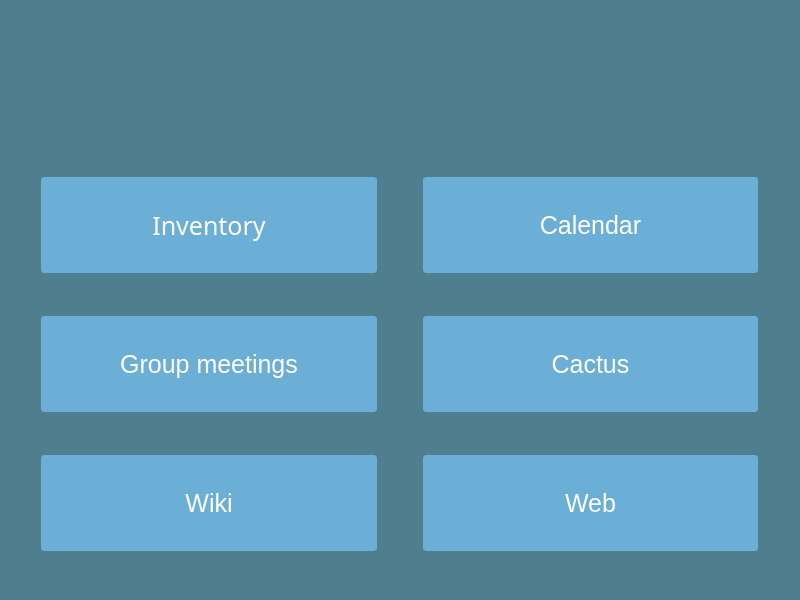
<?xml version="1.0" encoding="UTF-8"?>
<ui version="4.0">
 <class>menu</class>
 <widget class="QMainWindow" name="menu">
  <property name="geometry">
   <rect>
    <x>0</x>
    <y>0</y>
    <width>800</width>
    <height>600</height>
   </rect>
  </property>
  <property name="maximumSize">
   <size>
    <width>800</width>
    <height>600</height>
   </size>
  </property>
  <property name="windowTitle">
   <string>Neutricloud</string>
  </property>
  <property name="styleSheet">
   <string notr="true">QWidget {
    background-color: #4f7f8f;  /* Fondo azul verdoso para la ventana */
    color: #333333;  /* Texto oscuro para el fondo azul */
    font-family: &quot;Arial&quot;, sans-serif;
    font-size: 16px;  /* Tamaño de fuente más grande para toda la aplicación */
}

QLabel {
    color: #a8d8a8;  /* Verde claro para el texto de los labels */
    font-size: 18px;  /* Tamaño de fuente más grande en los labels */
    font-weight: bold;
}

QPushButton {
    background-color: #6baed6;  /* Azul suave para los botones */
    color: white;
    border: 2px solid #4f7f8f;  /* Borde del botón en color azul verdoso */
    border-radius: 5px;
    padding: 10px 20px;
    font-size: 25px;  /* Tamaño de fuente más grande en los botones */
}

QPushButton:hover {
    background-color: #4f7f8f;  /* Al pasar el ratón se vuelve más oscuro */
    color: white;
    border-color: #6baed6;
}

QPushButton:pressed {
    background-color: #3b6e7d;  /* Cuando se presiona, un tono más oscuro */
}

QLineEdit {
    background-color: #e0f7fa;  /* Fondo suave de color verde claro para los inputs */
    border: 1px solid #4f7f8f;  /* Borde verde para los campos de texto */
    color: #333333;
    padding: 8px;
    border-radius: 5px;
    font-size: 16px;  /* Tamaño de fuente más grande en los inputs */
}

QCheckBox {
    color: #a8d8a8;  /* Verde claro para el texto del checkbox */
    font-size: 16px;  /* Tamaño de fuente más grande en el checkbox */
}

QRadioButton {
    color: #a8d8a8;  /* Verde claro para el texto del radiobutton */
    font-size: 16px;  /* Tamaño de fuente más grande en el radiobutton */
}

QComboBox {
    background-color: #e0f7fa;  /* Fondo verde claro */
    border: 1px solid #4f7f8f;  /* Borde del combobox */
    color: #333333;
    font-size: 16px;  /* Tamaño de fuente más grande en el combobox */
    padding: 8px;
}

QComboBox:hover {
    border-color: #6baed6;  /* Borde azul claro cuando se pasa el ratón */
}

QScrollBar {
    background-color: #e0f7fa;  /* Fondo verde claro para la barra de desplazamiento */
    border: 1px solid #4f7f8f;  /* Borde azul verdoso */
}

QScrollBar::handle {
    background-color: #6baed6;  /* Color del control de la barra de desplazamiento */
}

QScrollBar::handle:hover {
    background-color: #4f7f8f;  /* Color más oscuro cuando se pasa el ratón */
}

QTabWidget::pane {
    border: 1px solid #4f7f8f;  /* Borde para los paneles de las pestañas */
}

QTabBar::tab {
    background-color: #6baed6;  /* Fondo azul claro para las pestañas */
    color: white;
    padding: 12px;
}

QTabBar::tab:selected {
    background-color: #4f7f8f;  /* Fondo azul oscuro para la pestaña seleccionada */
}

QSlider {
    background-color: #e0f7fa;  /* Fondo verde claro */
    border: 1px solid #4f7f8f;  /* Borde azul verdoso */
}

QSlider::handle {
    background-color: #6baed6;  /* Color del control deslizante */
    border: 1px solid #4f7f8f;
}


QTabWidget::pane {
    border: 1px solid #4f7f8f;  /* Borde para los paneles de las pestañas */
}

QTabBar::tab {
    background-color: #6baed6;  /* Fondo azul claro para las pestañas */
    color: white;
    padding: 10px;
}

QTabBar::tab:selected {
    background-color: #4f7f8f;  /* Fondo azul oscuro para la pestaña seleccionada */
}

QSlider {
    background-color: #e0f7fa;  /* Fondo verde claro */
    border: 1px solid #4f7f8f;  /* Borde azul verdoso */
}

QSlider::handle {
    background-color: #6baed6;  /* Color del control deslizante */
    border: 1px solid #4f7f8f;
}

</string>
  </property>
  <widget class="QWidget" name="centralwidget">
   <property name="sizePolicy">
    <sizepolicy hsizetype="Preferred" vsizetype="Preferred">
     <horstretch>0</horstretch>
     <verstretch>0</verstretch>
    </sizepolicy>
   </property>
   <widget class="QWidget" name="gridLayoutWidget">
    <property name="geometry">
     <rect>
      <x>-1</x>
      <y>139</y>
      <width>801</width>
      <height>451</height>
     </rect>
    </property>
    <layout class="QGridLayout" name="gridLayout">
     <property name="leftMargin">
      <number>0</number>
     </property>
     <property name="topMargin">
      <number>0</number>
     </property>
     <property name="rightMargin">
      <number>0</number>
     </property>
     <property name="bottomMargin">
      <number>0</number>
     </property>
     <property name="horizontalSpacing">
      <number>2</number>
     </property>
     <property name="verticalSpacing">
      <number>3</number>
     </property>
     <item row="0" column="0">
      <spacer name="horizontalSpacer">
       <property name="orientation">
        <enum>Qt::Horizontal</enum>
       </property>
       <property name="sizeType">
        <enum>QSizePolicy::Fixed</enum>
       </property>
       <property name="sizeHint" stdset="0">
        <size>
         <width>40</width>
         <height>20</height>
        </size>
       </property>
      </spacer>
     </item>
     <item row="0" column="3">
      <widget class="QPushButton" name="button_calendar">
       <property name="minimumSize">
        <size>
         <width>0</width>
         <height>100</height>
        </size>
       </property>
       <property name="text">
        <string>Calendar</string>
       </property>
      </widget>
     </item>
     <item row="1" column="1">
      <widget class="QPushButton" name="button_meetings">
       <property name="minimumSize">
        <size>
         <width>0</width>
         <height>100</height>
        </size>
       </property>
       <property name="text">
        <string>Group meetings</string>
       </property>
      </widget>
     </item>
     <item row="1" column="3">
      <widget class="QPushButton" name="pushButton_4">
       <property name="minimumSize">
        <size>
         <width>0</width>
         <height>100</height>
        </size>
       </property>
       <property name="text">
        <string>Cactus</string>
       </property>
      </widget>
     </item>
     <item row="0" column="1">
      <widget class="QPushButton" name="button_inventory">
       <property name="sizePolicy">
        <sizepolicy hsizetype="Minimum" vsizetype="Fixed">
         <horstretch>0</horstretch>
         <verstretch>0</verstretch>
        </sizepolicy>
       </property>
       <property name="minimumSize">
        <size>
         <width>0</width>
         <height>100</height>
        </size>
       </property>
       <property name="font">
        <font>
         <family>Arial,sans-serif</family>
         <pointsize>-1</pointsize>
        </font>
       </property>
       <property name="text">
        <string>Inventory</string>
       </property>
      </widget>
     </item>
     <item row="2" column="3">
      <widget class="QPushButton" name="pushButton_6">
       <property name="minimumSize">
        <size>
         <width>0</width>
         <height>100</height>
        </size>
       </property>
       <property name="text">
        <string>Web</string>
       </property>
      </widget>
     </item>
     <item row="2" column="1">
      <widget class="QPushButton" name="pushButton_5">
       <property name="minimumSize">
        <size>
         <width>0</width>
         <height>100</height>
        </size>
       </property>
       <property name="text">
        <string>Wiki</string>
       </property>
      </widget>
     </item>
     <item row="0" column="2">
      <spacer name="horizontalSpacer_3">
       <property name="orientation">
        <enum>Qt::Horizontal</enum>
       </property>
       <property name="sizeType">
        <enum>QSizePolicy::Fixed</enum>
       </property>
       <property name="sizeHint" stdset="0">
        <size>
         <width>40</width>
         <height>20</height>
        </size>
       </property>
      </spacer>
     </item>
     <item row="0" column="4">
      <spacer name="horizontalSpacer_2">
       <property name="orientation">
        <enum>Qt::Horizontal</enum>
       </property>
       <property name="sizeType">
        <enum>QSizePolicy::Fixed</enum>
       </property>
       <property name="sizeHint" stdset="0">
        <size>
         <width>40</width>
         <height>20</height>
        </size>
       </property>
      </spacer>
     </item>
    </layout>
   </widget>
   <widget class="QWidget" name="horizontalLayoutWidget">
    <property name="geometry">
     <rect>
      <x>10</x>
      <y>10</y>
      <width>781</width>
      <height>133</height>
     </rect>
    </property>
    <layout class="QHBoxLayout" name="horizontalLayout" stretch="0,0,0,0,0,0">
     <property name="spacing">
      <number>3</number>
     </property>
     <property name="sizeConstraint">
      <enum>QLayout::SetFixedSize</enum>
     </property>
     <item>
      <spacer name="horizontalSpacer_6">
       <property name="orientation">
        <enum>Qt::Horizontal</enum>
       </property>
       <property name="sizeType">
        <enum>QSizePolicy::Fixed</enum>
       </property>
       <property name="sizeHint" stdset="0">
        <size>
         <width>27</width>
         <height>20</height>
        </size>
       </property>
      </spacer>
     </item>
     <item>
      <widget class="QLabel" name="logo">
       <property name="enabled">
        <bool>true</bool>
       </property>
       <property name="sizePolicy">
        <sizepolicy hsizetype="Fixed" vsizetype="Preferred">
         <horstretch>0</horstretch>
         <verstretch>0</verstretch>
        </sizepolicy>
       </property>
       <property name="minimumSize">
        <size>
         <width>230</width>
         <height>0</height>
        </size>
       </property>
       <property name="maximumSize">
        <size>
         <width>230</width>
         <height>100</height>
        </size>
       </property>
       <property name="text">
        <string/>
       </property>
       <property name="pixmap">
        <pixmap resource="../resources/resources.qrc">:/resources/logo.png</pixmap>
       </property>
       <property name="scaledContents">
        <bool>true</bool>
       </property>
      </widget>
     </item>
     <item>
      <spacer name="horizontalSpacer_5">
       <property name="orientation">
        <enum>Qt::Horizontal</enum>
       </property>
       <property name="sizeType">
        <enum>QSizePolicy::Fixed</enum>
       </property>
       <property name="sizeHint" stdset="0">
        <size>
         <width>25</width>
         <height>20</height>
        </size>
       </property>
      </spacer>
     </item>
     <item>
      <widget class="QLabel" name="home">
       <property name="enabled">
        <bool>false</bool>
       </property>
       <property name="sizePolicy">
        <sizepolicy hsizetype="Fixed" vsizetype="Preferred">
         <horstretch>0</horstretch>
         <verstretch>0</verstretch>
        </sizepolicy>
       </property>
       <property name="minimumSize">
        <size>
         <width>200</width>
         <height>0</height>
        </size>
       </property>
       <property name="maximumSize">
        <size>
         <width>200</width>
         <height>100</height>
        </size>
       </property>
       <property name="text">
        <string/>
       </property>
       <property name="pixmap">
        <pixmap resource="../resources/resources.qrc">:/resources/home.png</pixmap>
       </property>
       <property name="scaledContents">
        <bool>true</bool>
       </property>
      </widget>
     </item>
     <item>
      <spacer name="horizontalSpacer_4">
       <property name="orientation">
        <enum>Qt::Horizontal</enum>
       </property>
       <property name="sizeType">
        <enum>QSizePolicy::Fixed</enum>
       </property>
       <property name="sizeHint" stdset="0">
        <size>
         <width>75</width>
         <height>20</height>
        </size>
       </property>
      </spacer>
     </item>
     <item>
      <layout class="QVBoxLayout" name="verticalLayout">
       <item>
        <widget class="QLabel" name="image_profile">
         <property name="sizePolicy">
          <sizepolicy hsizetype="Fixed" vsizetype="Preferred">
           <horstretch>0</horstretch>
           <verstretch>0</verstretch>
          </sizepolicy>
         </property>
         <property name="minimumSize">
          <size>
           <width>200</width>
           <height>100</height>
          </size>
         </property>
         <property name="maximumSize">
          <size>
           <width>200</width>
           <height>16777215</height>
          </size>
         </property>
         <property name="text">
          <string/>
         </property>
        </widget>
       </item>
       <item>
        <widget class="QLabel" name="name_profile">
         <property name="sizePolicy">
          <sizepolicy hsizetype="Fixed" vsizetype="Preferred">
           <horstretch>0</horstretch>
           <verstretch>0</verstretch>
          </sizepolicy>
         </property>
         <property name="minimumSize">
          <size>
           <width>200</width>
           <height>0</height>
          </size>
         </property>
         <property name="maximumSize">
          <size>
           <width>200</width>
           <height>16777215</height>
          </size>
         </property>
         <property name="text">
          <string/>
         </property>
         <property name="alignment">
          <set>Qt::AlignCenter</set>
         </property>
        </widget>
       </item>
      </layout>
     </item>
    </layout>
   </widget>
  </widget>
 </widget>
 <resources>
  <include location="../resources/resources.qrc"/>
 </resources>
 <connections/>
</ui>
